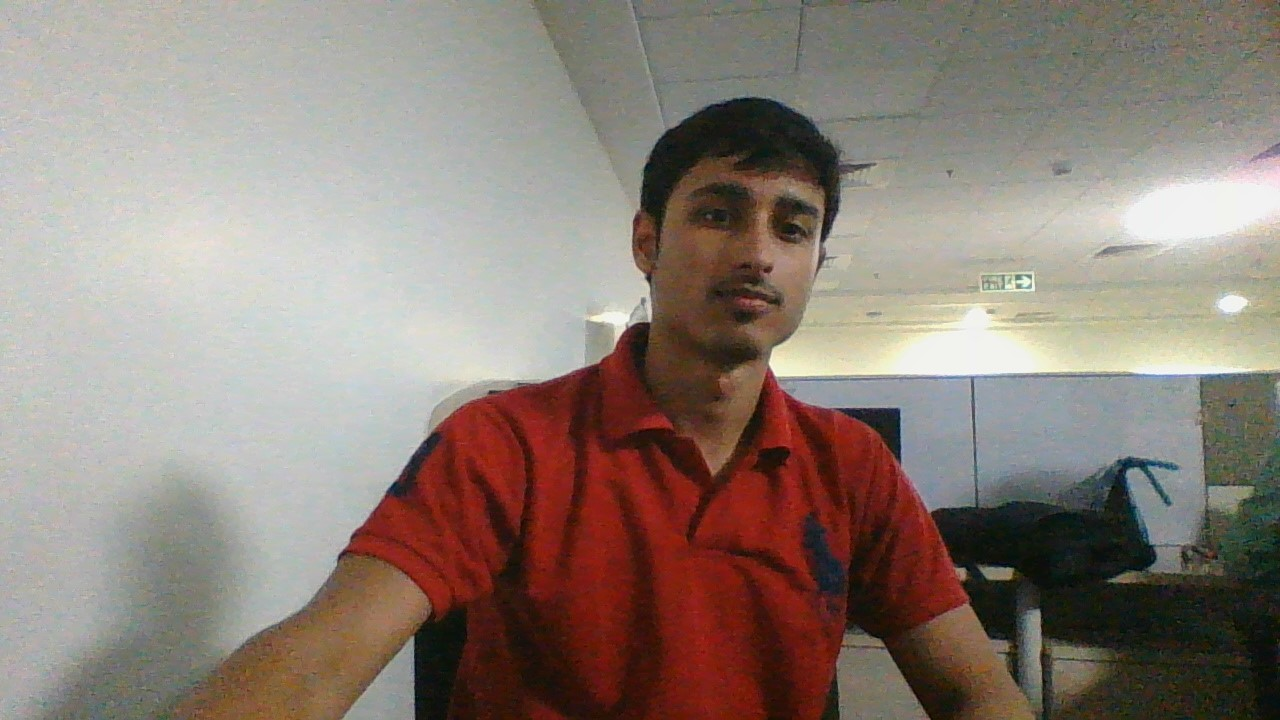
#> input picture Abhinav.jpg, 1280 x 720 px
$ python opencv_tutorial_01.py
#> lines starting #> are read from the running program, lines starting #| are printed output that depends on the picture
# -*- coding: utf-8 -*-
"""
Created on Thu Jan 10 15:50:43 2019

@author: abhinav.jhanwar
"""

# USAGE
# python opencv_tutorial_01.py

# import the necessary packages
import imutils
import cv2

# load the input image and show its dimensions, keeping in mind that
# images are represented as a multi-dimensional NumPy array with
# shape no. rows (height) x no. columns (width) x no. channels (depth)
image = cv2.imread("Abhinav.jpg")
#> image is the input picture: shape (720, 1280, 3); mean B, G, R 120.2, 128.7, 141.6
(h, w, d) = image.shape
#> h = 720; w = 1280; d = 3
print("width={}, height={}, depth={}".format(w, h, d))
#| width=1280, height=720, depth=3

# display the image to our screen -- we will need to click the window
# open by OpenCV and press a key on our keyboard to continue execution
cv2.imshow("Image.jpg", image)
cv2.waitKey(0)

# access the RGB pixel located at x=50, y=100, keepind in mind that
# OpenCV stores images in BGR order rather than RGB
(B, G, R) = image[100, 50]
#> B = 180; G = 186; R = 193
print("R={}, G={}, B={}".format(R, G, B))
#| R=193, G=186, B=180

# extract a 100x100 pixel square ROI (Region of Interest) from the
# input image starting at x=320,y=60 at ending at x=420,y=160
roi = image[60:160, 320:420]
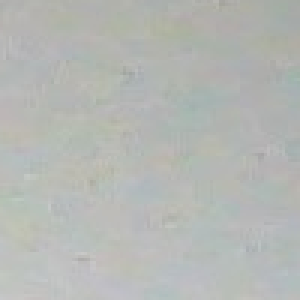
#> roi: shape (100, 100, 3) (shown 3 times larger); mean B, G, R 180.1, 183.7, 180.8
cv2.imshow("Image.jpg", roi)
cv2.waitKey(0)

# resize the image to 200x200px, ignoring aspect ratio
resized = cv2.resize(image, (200, 200))
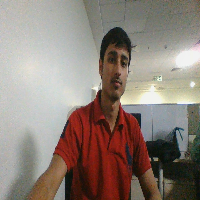
#> resized: shape (200, 200, 3); mean B, G, R 120.2, 128.6, 141.6
cv2.imshow("Image.jpg", resized)
cv2.waitKey(0)

# fixed resizing and distort aspect ratio so let's resize the width
# to be 300px but compute the new height based on the aspect ratio
r = 300.0 / w
#> r = 0.234
dim = (300, int(h * r))
#> dim = (300, 168)
resized = cv2.resize(image, dim)
#> resized: shape (168, 300, 3)
cv2.imshow("Image.jpg", resized)
cv2.waitKey(0)

# manually computing the aspect ratio can be a pain so let's use the
# imutils library instead
resized = imutils.resize(image, width=300)
cv2.imshow("Image.jpg", resized)
cv2.waitKey(0)

# let's rotate an image 45 degrees clockwise using OpenCV by first
# computing the image center, then constructing the rotation matrix,
# and then finally applying the affine warp
center = (w // 2, h // 2)
#> center = (640, 360)
M = cv2.getRotationMatrix2D(center, -45, 1.0)
rotated = cv2.warpAffine(image, M, (w, h))
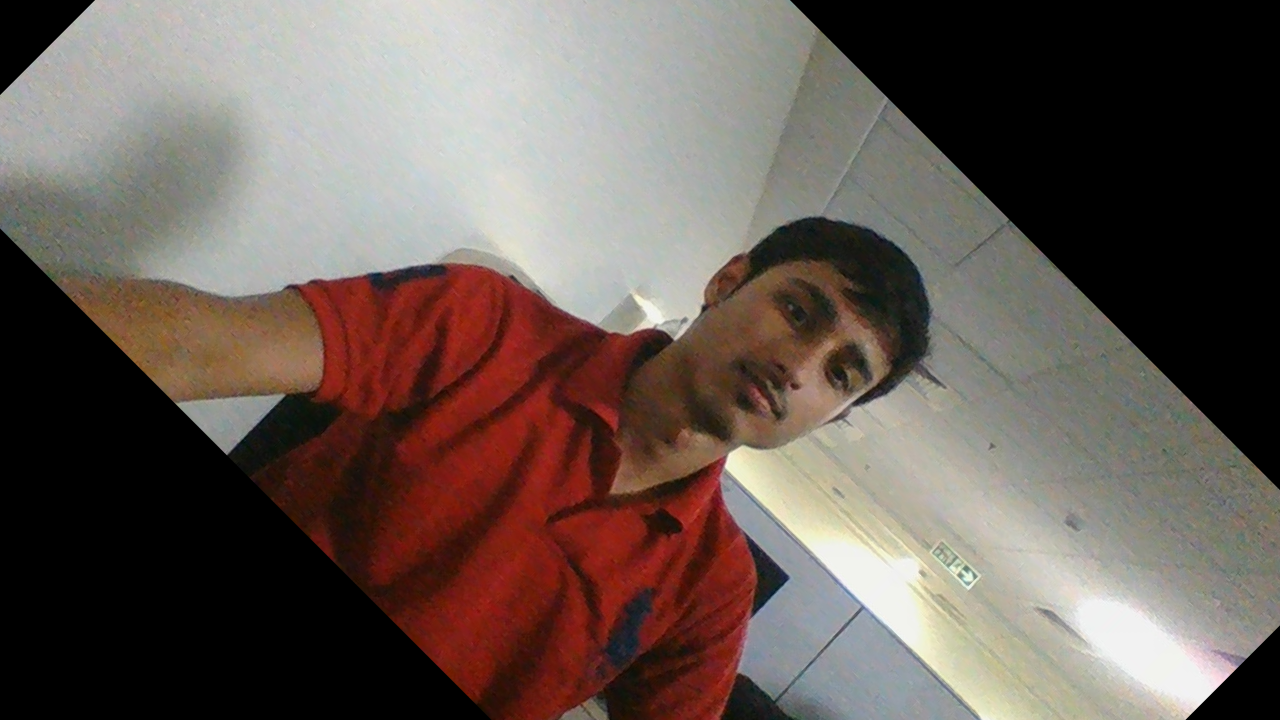
#> rotated: shape (720, 1280, 3); mean B, G, R 85.1, 91.5, 104.3
cv2.imshow("Image.jpg", rotated)
cv2.waitKey(0)

# rotation can also be easily accomplished via imutils with less code
rotated = imutils.rotate(image, -45)
cv2.imshow("Image.jpg", rotated)
cv2.waitKey(0)

# OpenCV doesn't "care" if our rotated image is clipped after rotation
# so we can instead use another imutils convenience function to help
# us out
rotated = imutils.rotate_bound(image, 45)
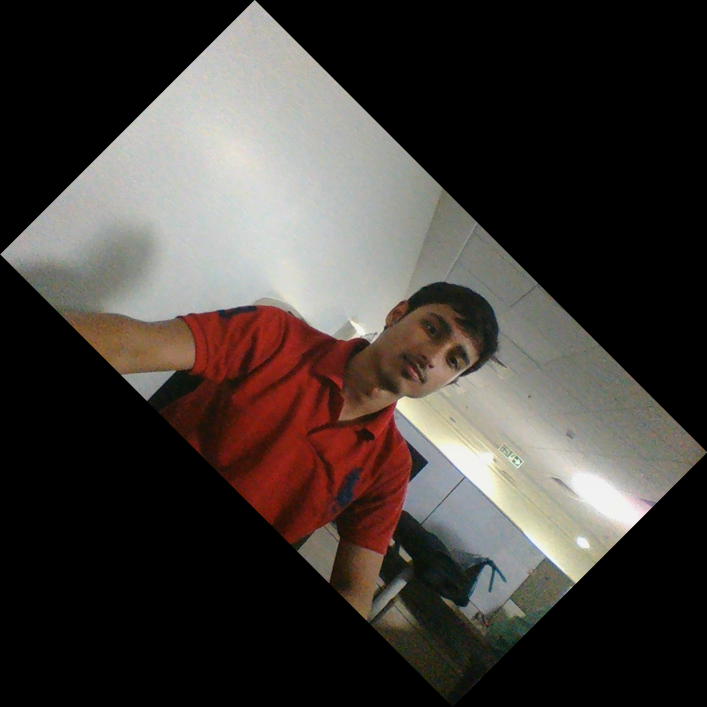
#> rotated: shape (1414, 1414, 3) (shown at 1/2 size); mean B, G, R 55.4, 59.3, 65.3
cv2.imshow("Image.jpg", rotated)
cv2.waitKey(0)

# apply a Gaussian blur with a 11x11 kernel to the image to smooth it,
# useful when reducing high frequency noise
blurred = cv2.GaussianBlur(image, (11, 11), 0)
cv2.imshow("Image.jpg", blurred)
cv2.waitKey(0)

# draw a 2px thick red rectangle surrounding the face
output = image.copy()
cv2.rectangle(output, (320, 60), (420, 160), (0, 0, 255), 2)
cv2.imshow("Image.jpg", output)
cv2.waitKey(0)

# draw a blue 20px (filled in) circle on the image centered at
# x=300,y=150
output = image.copy()
cv2.circle(output, (300, 150), 20, (255, 0, 0), -1)
cv2.imshow("Image.jpg", output)
cv2.waitKey(0)

# draw a 5px thick red line from x=60,y=20 to x=400,y=200
output = image.copy()
cv2.line(output, (60, 20), (400, 200), (0, 0, 255), 5)
cv2.imshow("Image.jpg", output)
cv2.waitKey(0)

# draw green text on the image
output = image.copy()
cv2.putText(output, "OpenCV + Abhinav!!!", (10, 25),
	cv2.FONT_HERSHEY_SIMPLEX, 0.7, (0, 255, 0), 2)
cv2.imshow("Image.jpg", output)
cv2.waitKey(0)

# flip image
output = image.copy()
hf = cv2.flip(image, 0)
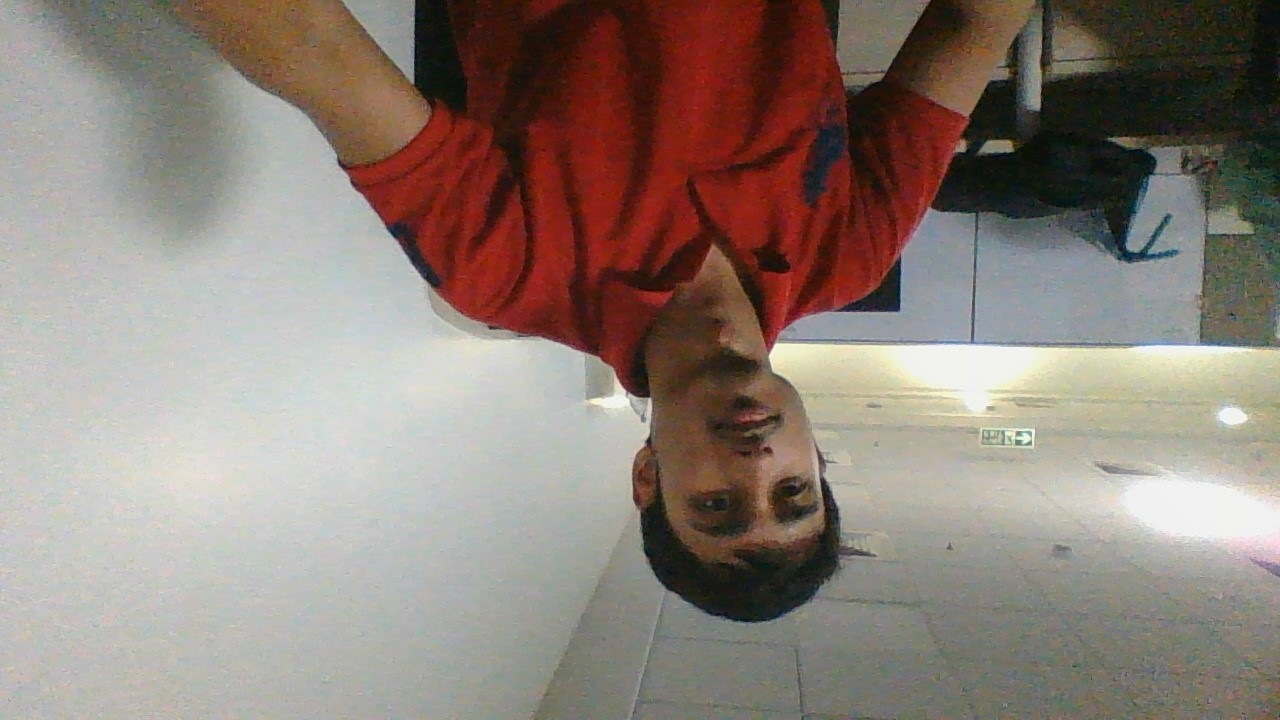
#> hf: shape (720, 1280, 3); mean B, G, R 120.2, 128.7, 141.6
cv2.imshow("Horizontally flipped", hf)
cv2.waitKey(0)

vf = cv2.flip(image, 1)
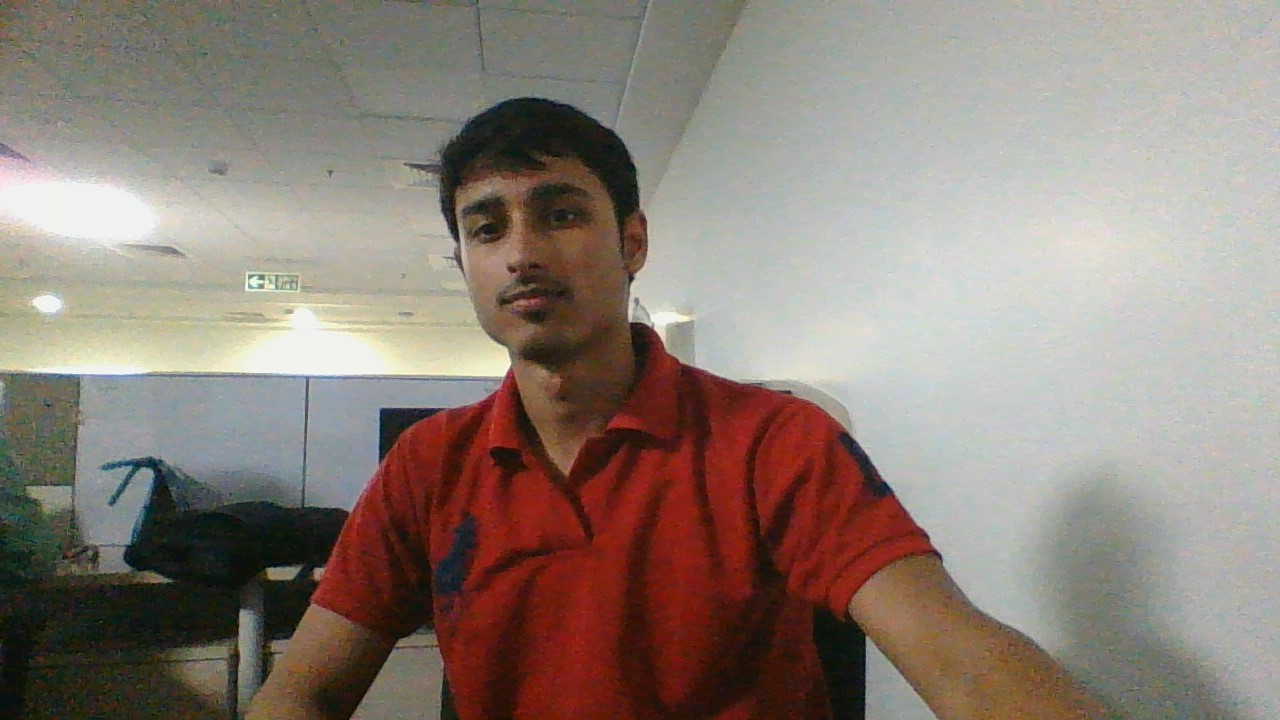
#> vf: shape (720, 1280, 3); mean B, G, R 120.2, 128.7, 141.6
cv2.imshow("Vertically flipped", vf)
cv2.waitKey(0)

bf = cv2.flip(image, -1)
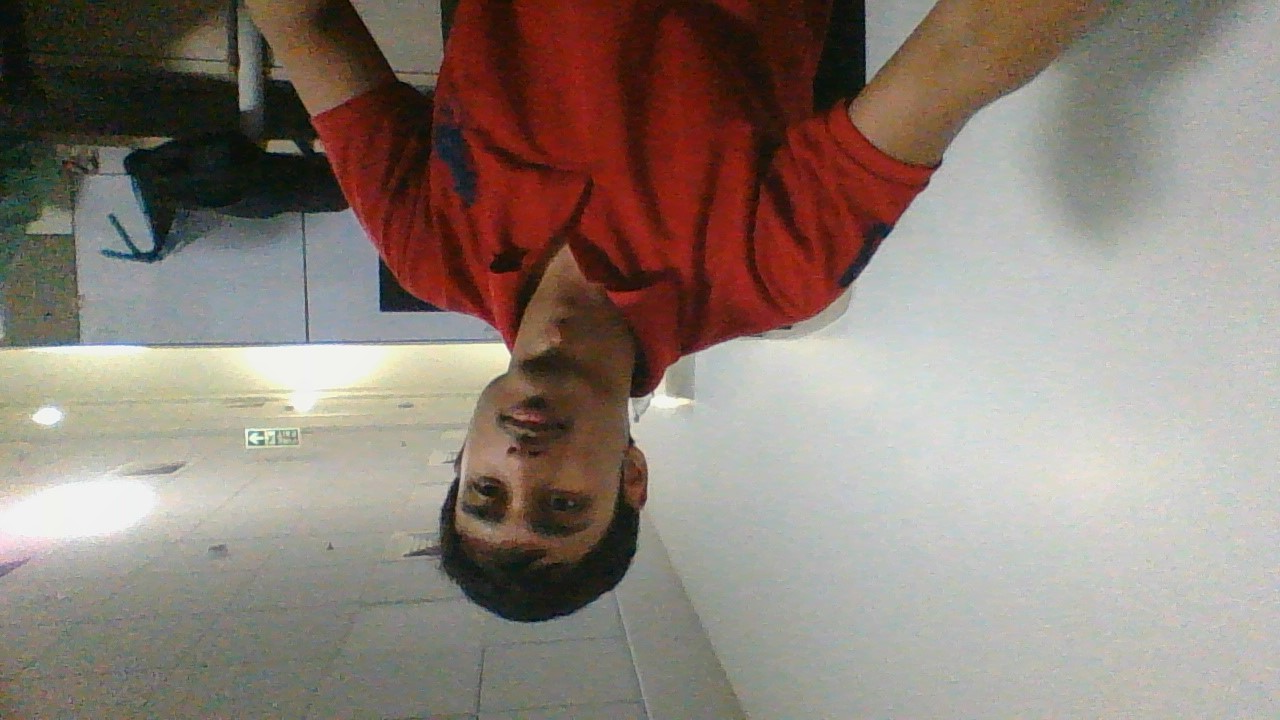
#> bf: shape (720, 1280, 3); mean B, G, R 120.2, 128.7, 141.6
cv2.imshow("Horizontally and Vertically flipped", bf)
cv2.waitKey(0)

$ run again, with test4.jpg copied over Abhinav.jpg
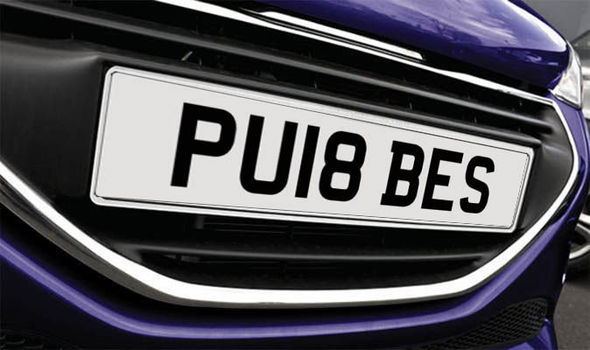
#> input picture test4.jpg, 590 x 350 px
#> image is the input picture: shape (350, 590, 3); mean B, G, R 86.5, 80.6, 81.7
#| width=590, height=350, depth=3
#> B = 37
#| R=37, G=37, B=37
#> `vf = cv2.flip(image, 1)`:
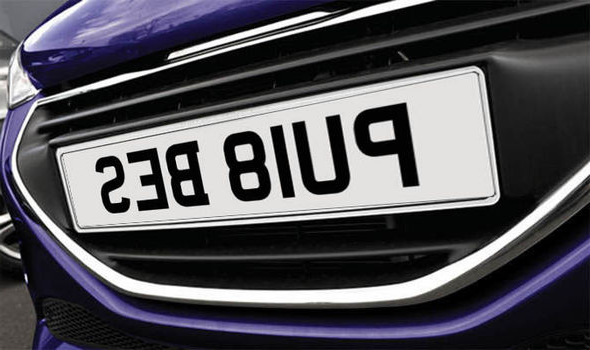
#> vf: shape (350, 590, 3); mean B, G, R 86.5, 80.6, 81.7
#> `bf = cv2.flip(image, -1)`:
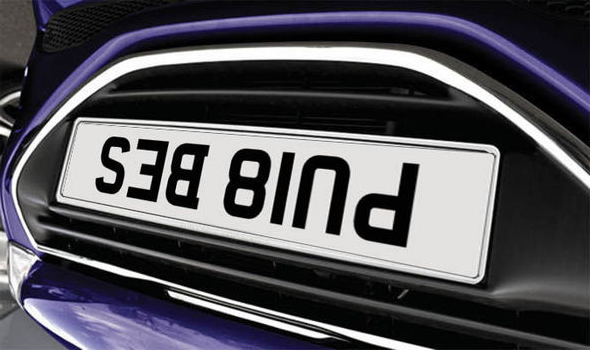
#> bf: shape (350, 590, 3); mean B, G, R 86.5, 80.6, 81.7
